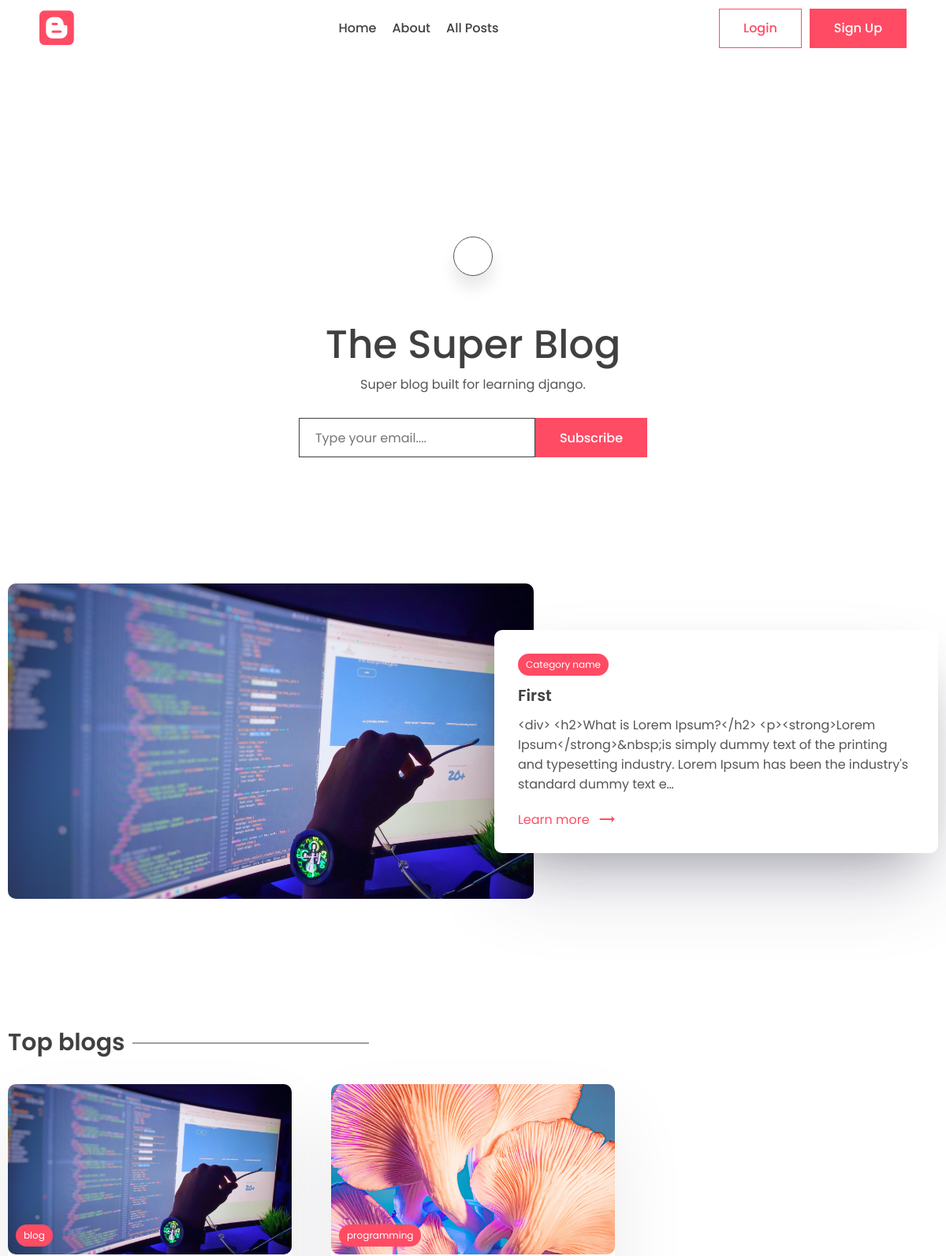
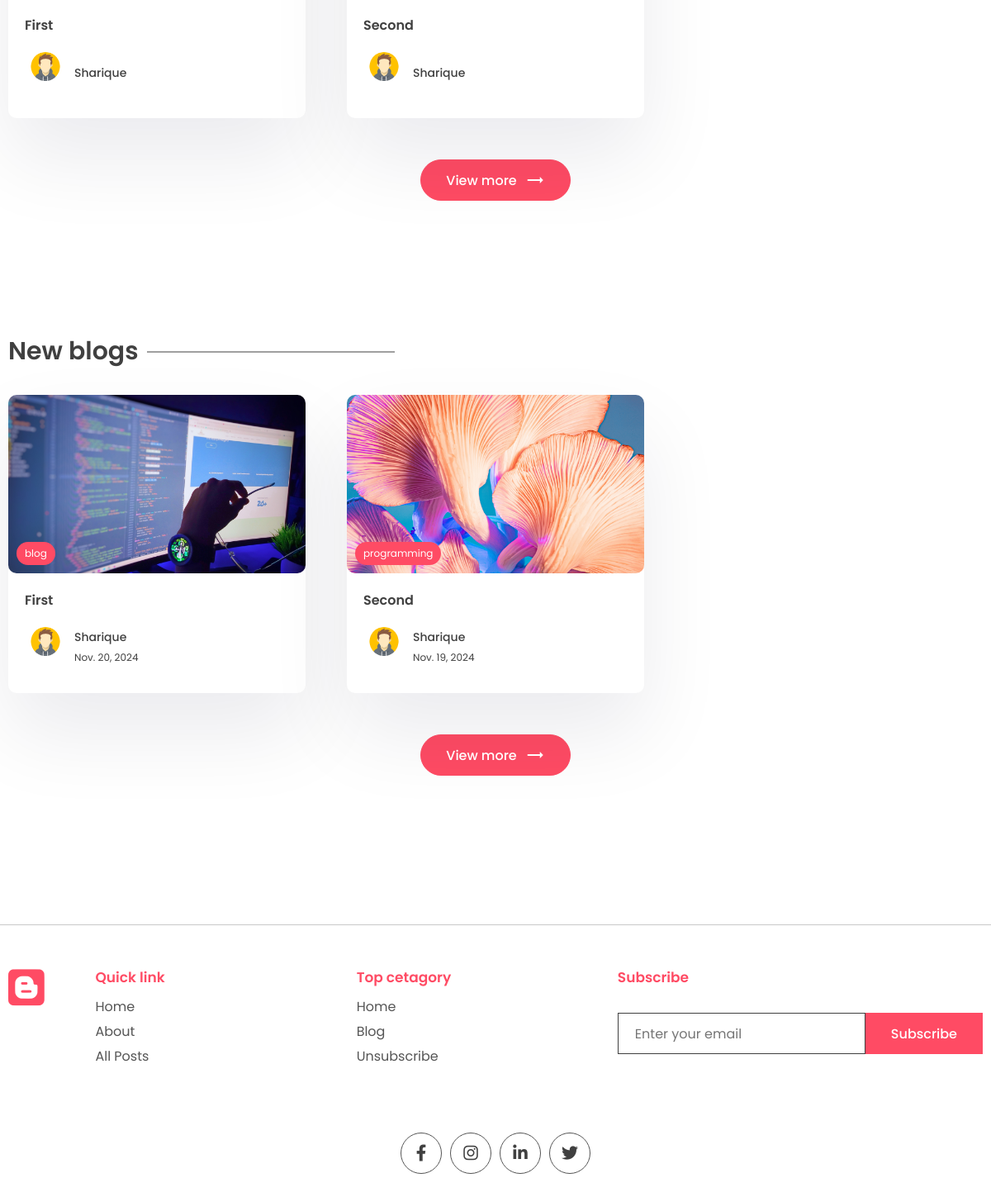
The page / on the database its author committed (2 pictures, top to bottom).
### app/models.py (models this page shows, shortened)
class WebsiteMeta(models.Model):
    title=models.CharField(max_length=200)
    description=models.CharField(max_length=500)
    about=models.TextField()

class Post(models.Model):
    title=models.CharField(max_length=200)
    content=models.TextField()
    last_updates=models.DateTimeField(auto_now=True)
    slug=models.SlugField(max_length=200,unique=True)
    image=models.ImageField(null=True,blank=True,upload_to="images/")
    tags=models.ManyToManyField(Tag,blank=True,related_name='post')
    view_count=models.IntegerField(null=True,blank=True)
    is_featured=models.BooleanField(default=False)
    author=models.ForeignKey(User,on_delete=models.CASCADE,null=True,blank=True)

class Tag(models.Model):
    name=models.CharField(max_length=100)
    description=models.CharField(max_length=100)
    slug=models.SlugField(max_length=200,unique=True)

class Profile(models.Model):
    user=models.OneToOneField(User,on_delete=models.CASCADE)
    profile_image=models.ImageField(null=True,blank=True,upload_to="images/")
    slug=models.SlugField(max_length=200,unique=True)
    bio=models.CharField(max_length=200)

### app/views.py (the view, shortened to what this page needs)
# urls.py: path('', views.index,name="index"),
def index(request):
    posts=Post.objects.all()
    top_posts=Post.objects.all().order_by('-view_count')[0:3]
    recent_posts=Post.objects.all().order_by('-last_updates')[0:3]
    featured_blog=Post.objects.filter(is_featured=True)
    subscribe_form=SubscribeForm()
    subscribe_successful=None
    website_info=None
    if WebsiteMeta.objects.all().exists():
        website_info=WebsiteMeta.objects.all()[0]
    if featured_blog:
        featured_blog=featured_blog[0]
    context={'posts':posts,'top_posts':top_posts,'website_info':website_info,'recent_posts':recent_posts,'subscribe_form':subscribe_form,'subscribe_Successful':subscribe_successful,'featured_blog':featured_blog}
    return render(request,'app/index.html',context)

### app/forms.py
class SubscribeForm(forms.ModelForm):
    class Meta:
        model=Subscribe
        fields='__all__'
        labels={'email':_('')}
    def __init__(self,*args, **kwargs):
        super().__init__(*args, **kwargs)
        self.fields['email'].widget.attrs['placeholder']='Type your email....'

### app/templates/app/index.html (shortened to what this page needs)
{% extends "base.html" %}
{% block content%}
    <main class="sp">
      <div class="container">
        <center>
          <div class="search-bar">
            <a href="{% url "search" %}" class="animated-search" onclick="searchbar()">
            </a>
          </div>
          <div class="typo">
            {% if website_info.title %}
            <h1 class="title">{{website_info.title}}</h1>
            {% else %}
            <h1 class="title">Website blog title</h1>
            {% endif %}
            {% if website_info.description %}
            <p>
              {{website_info.description}}.
            </p>
            {% else %}
            <p>
              Lorem ipsum began as scrambled, nonsensical Latin derived from
              Cicero's 1st-century BC text De Finibus Bonorum et Malorum.
            </p>
            {% endif %}
          </div>
          <div class="newsletter">
            {% if request.session.subscribed == None %}
            <form method="POST">
              {{subscribe_form}}
              <button class="btn btn-primary">Subscribe</button>
            </form>
            {% endif %}
          </div>
        </center>
      </main>
      {% if featured_blog %}
    <section class="sp">
      <div class="container">
        <a href="{% url "post_page" featured_blog.slug %}">
        <div class="grid-2">
          <div class="post-img">
            <img src="{{featured_blog.image.url}}" alt="" />
          </div>
          <div class="post-content">
            <div class="cetagory">
              <p>Category name</p>
            </div>
            <h1>
              {{featured_blog.title}}
            </h1>
            <p class="des">
              {{featured_blog.content|truncatechars:200}}
            </p>
            <a class="learn" href="#"
              >Learn more <span class="material-icons"> trending_flat </span></a
            >
          </div>
        </div>
      </a>
      </div>
    </section>
    {% endif %}
    <section class="sp">
      <div class="container">
        <h1 class="sec-title">Top blogs</h1>
        <div class="grid-3">
            {% for post in top_posts  %}
          <a href="{% url "post_page" post.slug %}">
            <div class="card">
              <div class="post-img">
                <img src="{{post.image.url}}" alt="" />
                <div class="tag">{{post.tags.all.0.name}}</div>
              </div>
              <div class="card-content">
                <h3>
                  {{post.title}}
                </h3>
                <div class="author">
                  <div class="profile-pic">
                    <img src="{{post.author.profile.profile_image.url}}" alt="" />
                  </div>
                  <div class="details">
                    <p>{{post.author.first_name}}</p>
                  </div>
                </div>
              </div>
            </div>
          {% endfor %}
        </div>
        <center>
          <a href=""><button class="btn btn-primary rounded view">
            View more <span class="material-icons"> trending_flat </span>
          </button></a>
        </center>
      </div>
    </section>
    <section class="sp">
      <div class="container">
        <h1 class="sec-title">New blogs</h1>
        <div class="grid-3">
            {% for post in recent_posts  %}
          <a href="{% url "post_page" post.slug %}">
            <div class="card">
              <div class="post-img">
                <img src="{{post.image.url}}" alt="" />
                <div class="tag">{{post.tags.all.0.name}}</div>
              </div>
              <div class="card-content">
                <h3>
                  {{post.title}}
                </h3>
                <div class="author">
                  <div class="profile-pic">
                    <img src="{{post.author.profile.profile_image.url}}" alt="" />
                  </div>
                  <div class="details">
                    <p>{{post.author.first_name}}</p>
                    <small>{{post.last_updates | date}}</small>
                  </div>
                </div>
              </div>
            </div>
          </a>
          {% endfor %}
        </div>
        <center>
          <a href=""><button class="btn btn-primary rounded view">
            View more <span class="material-icons"> trending_flat </span>
          </button></a>
        </center>
      </div>
    </section>
{% endblock content %}

### app/static/app/style.css (style rules this page uses)
* { margin: 0; padding: 0; box-sizing: border-box; text-decoration: none; border: none; outline: none; list-style: none; font-family: "Poppins", sans-serif; color: var(--black); }
:root { --red: #ff4b64; --black: #404040; --des: #555555; --shadow: #ffffff1a 0px 1px 1px 0px inset, #32325d40 0px 50px 100px -20px, #0000004d 0px 30px 60px -30px; --shadow2: rgba(17, 12, 46, 0.084) 0px 48px 100px 0px; }
html { font-size: 62.5%; }
[class*="grid"] { display: grid; }
img { width: 100%; }
.container { max-width: 1220px; margin: auto; padding: 0 10px; }
p, a { font-size: 1.6rem; color: var(--des); }
input, textarea { font-size: 1.6rem; color: var(--black); }
.btn { cursor: pointer; height: 5rem; padding: 0 3rem; font-size: 1.6rem; font-weight: 500; border: 1px solid var(--red); display: flex; align-items: center; justify-content: center; gap: 1rem; }
.btn span { color: white; }
.btn-primary { background: var(--red); color: white; }
.rounded { border-radius: 5rem; }
.search-bar, .animated-search { width: 5rem; aspect-ratio: 1/1; border: 1px solid var(--des); border-radius: 50%; display: flex; align-items: center; justify-content: center; background: white; box-shadow: 0 15px 20px #00000018; cursor: pointer; margin-top: 10rem; z-index: 2; }
.search-bar { box-shadow: unset; border: none; }
.search-bar .animated-search { margin-top: 0; }
.typo { width: 50%; margin-top: 5rem; }
.title { font-size: 5rem; font-weight: 500; }
.newsletter form { display: flex; align-items: center; justify-content: center; margin-top: 3rem; }
.newsletter input { border: 1px solid var(--black); height: 5rem; width: 30rem; padding: 0 2rem; }
.sp { padding: 8rem 0; }
.grid-2 { grid-template-columns: 1.3fr 1fr; align-items: center; }
.post-img { height: 40rem; width: 100%; overflow: hidden; border-radius: 1rem; }
.post-img img { height: 100%; object-fit: cover; object-position: center; }
.post-content { position: relative; left: -5rem; background: white; border-radius: 1rem; padding: 3rem; box-shadow: var(--shadow); width: calc(100% + 5rem); }
.post-content h1 { font-size: 2rem; font-weight: 600; margin: 1rem 0; }
.cetagory { background: var(--red); width: fit-content; border-radius: 5rem; padding: 0.5rem 1rem; }
.cetagory p { color: white; font-size: 1.2rem; }
.learn { display: flex; align-items: center; gap: 1rem; color: var(--red); margin-top: 2rem; }
.learn span { color: #ff4b64; }
.sec-title { font-size: 3rem; font-weight: 600; position: relative; width: fit-content; margin-bottom: 3rem; }
.sec-title::after { content: ""; position: absolute; right: -31rem; height: 1px; width: 30rem; background: var(--black); top: 50%; transform: translateY(-50%); }
.grid-3 { grid-template-columns: repeat(3, 1fr); gap: 5rem; }
.card { background: white; box-shadow: var(--shadow2); border-radius: 1rem; cursor: pointer; transition: 0.3s; }
.post-img { position: relative; }
.tag { position: absolute; bottom: 1rem; left: 1rem; background: var(--red); color: white; border-radius: 5rem; padding: 0.5rem 1rem; font-size: 1.2rem; }
.card-content { padding: 2rem; padding-bottom: 3rem; }
.card h3 { font-size: 1.6rem; font-weight: 600; }
.card .post-img { width: 100%; height: unset; aspect-ratio: 1/0.6; }
.author { display: flex; align-items: center; gap: 1rem; margin-top: 2rem; }
.profile-pic { width: 5rem; aspect-ratio: 1/1; border-radius: 50%; overflow: hidden; }
.author p { color: var(--black); font-weight: 500; font-size: 1.4rem; }
.author small { color: var(--black); font-size: 1.2rem; }
.view { margin-top: 5rem; }
main { padding-top: 10rem !important; }

### rows shown on the page
WebsiteMeta: title "The Super Blog", description "Super blog built for learning django"
Post: image (picture), title "First", content "<div> <h2>What is Lorem Ipsum?</h2> <p><strong>Lorem Ipsum</strong>&nbsp;is simply dummy text of the printing and typesetting industry. Lorem Ipsum has been the industry's standard dummy text e…", tags.all.0.name "blog", author.profile.profile_image (picture), author.first_name "Sharique", last_updates "Nov. 20, 2024"
Post: image (picture), tags.all.0.name "programming", title "Second", author.profile.profile_image (picture), author.first_name "Sharique", last_updates "Nov. 19, 2024"
